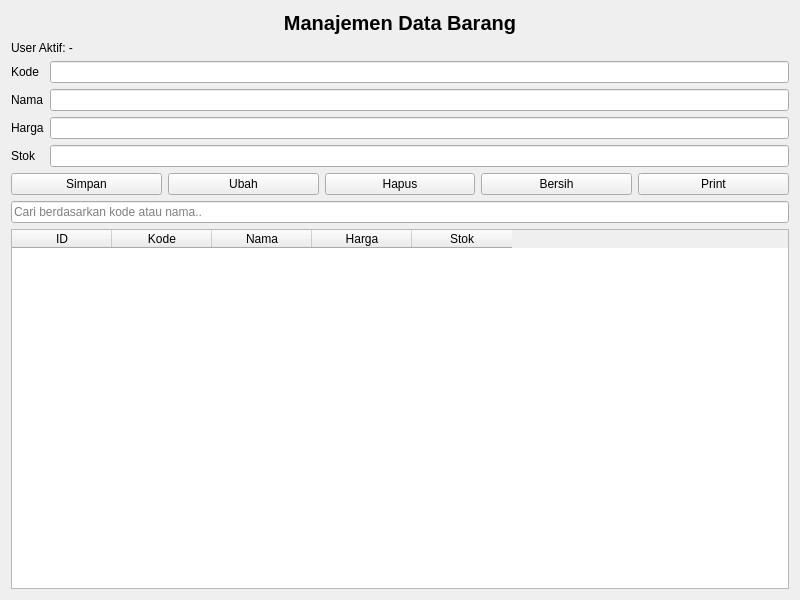
<?xml version="1.0" encoding="UTF-8"?>
<ui version="4.0">
 <class>BarangForm</class>
 <widget class="QWidget" name="BarangForm">
  <property name="geometry">
   <rect>
    <x>0</x>
    <y>0</y>
    <width>800</width>
    <height>600</height>
   </rect>
  </property>
  <property name="windowTitle">
   <string>Form Data Barang</string>
  </property>
  <layout class="QVBoxLayout" name="verticalLayout">
   <item>
    <widget class="QLabel" name="labelTitle">
     <property name="styleSheet">
      <string notr="true">font-size:20px; font-weight:bold;</string>
     </property>
     <property name="text">
      <string>Manajemen Data Barang</string>
     </property>
     <property name="alignment">
      <set>Qt::AlignmentFlag::AlignCenter</set>
     </property>
    </widget>
   </item>
   <item>
    <widget class="QLabel" name="labelUserAktif">
     <property name="text">
      <string>User Aktif: -</string>
     </property>
    </widget>
   </item>
   <item>
    <layout class="QFormLayout" name="formLayout">
     <item row="0" column="0">
      <widget class="QLabel" name="labelKode">
       <property name="text">
        <string>Kode</string>
       </property>
      </widget>
     </item>
     <item row="0" column="1">
      <widget class="QLineEdit" name="input_kode"/>
     </item>
     <item row="1" column="0">
      <widget class="QLabel" name="labelNama">
       <property name="text">
        <string>Nama</string>
       </property>
      </widget>
     </item>
     <item row="1" column="1">
      <widget class="QLineEdit" name="input_nama"/>
     </item>
     <item row="2" column="0">
      <widget class="QLabel" name="labelHarga">
       <property name="text">
        <string>Harga</string>
       </property>
      </widget>
     </item>
     <item row="2" column="1">
      <widget class="QLineEdit" name="input_harga"/>
     </item>
     <item row="3" column="0">
      <widget class="QLabel" name="labelStok">
       <property name="text">
        <string>Stok</string>
       </property>
      </widget>
     </item>
     <item row="3" column="1">
      <widget class="QLineEdit" name="input_stok"/>
     </item>
    </layout>
   </item>
   <item>
    <layout class="QHBoxLayout" name="buttonLayout">
     <item>
      <widget class="QPushButton" name="btnSimpan">
       <property name="text">
        <string>Simpan</string>
       </property>
      </widget>
     </item>
     <item>
      <widget class="QPushButton" name="btnUbah">
       <property name="text">
        <string>Ubah</string>
       </property>
      </widget>
     </item>
     <item>
      <widget class="QPushButton" name="btnHapus">
       <property name="text">
        <string>Hapus</string>
       </property>
      </widget>
     </item>
     <item>
      <widget class="QPushButton" name="btnBersih">
       <property name="text">
        <string>Bersih</string>
       </property>
      </widget>
     </item>
     <item>
      <widget class="QPushButton" name="btnPrint">
       <property name="text">
        <string>Print</string>
       </property>
      </widget>
     </item>
    </layout>
   </item>
   <item>
    <widget class="QLineEdit" name="input_cari">
     <property name="placeholderText">
      <string>Cari berdasarkan kode atau nama..</string>
     </property>
    </widget>
   </item>
   <item>
    <widget class="QTableWidget" name="tableBarang">
     <property name="editTriggers">
      <set>QAbstractItemView::EditTrigger::NoEditTriggers</set>
     </property>
     <column>
      <property name="text">
       <string>ID</string>
      </property>
     </column>
     <column>
      <property name="text">
       <string>Kode</string>
      </property>
     </column>
     <column>
      <property name="text">
       <string>Nama</string>
      </property>
     </column>
     <column>
      <property name="text">
       <string>Harga</string>
      </property>
     </column>
     <column>
      <property name="text">
       <string>Stok</string>
      </property>
     </column>
    </widget>
   </item>
  </layout>
 </widget>
 <resources/>
 <connections/>
</ui>
